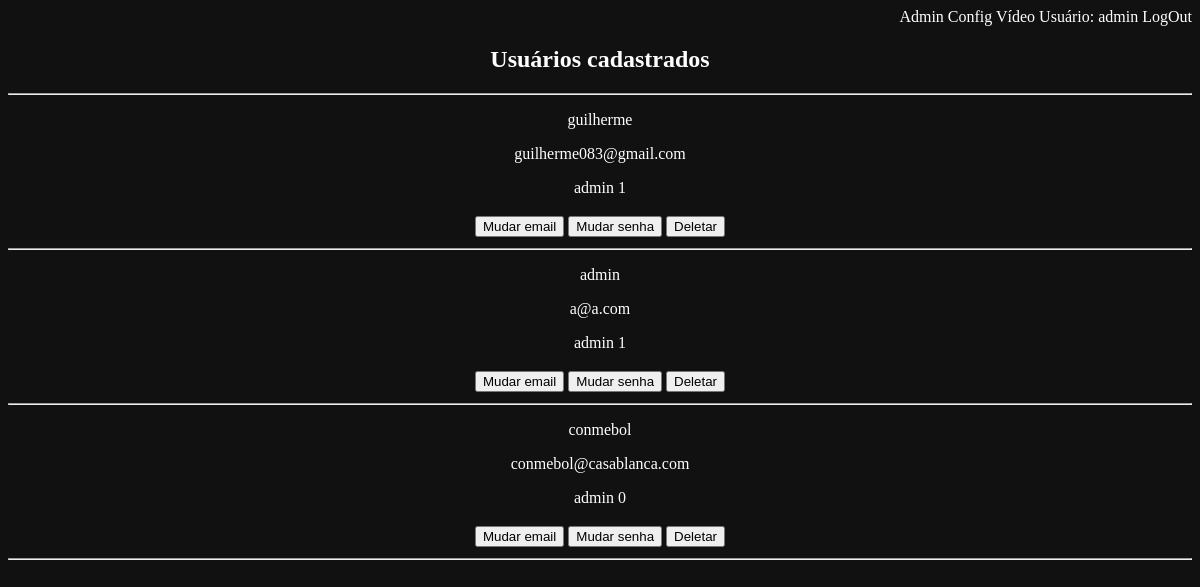
The app's page /admin/retrieve/user (signed in), older data.
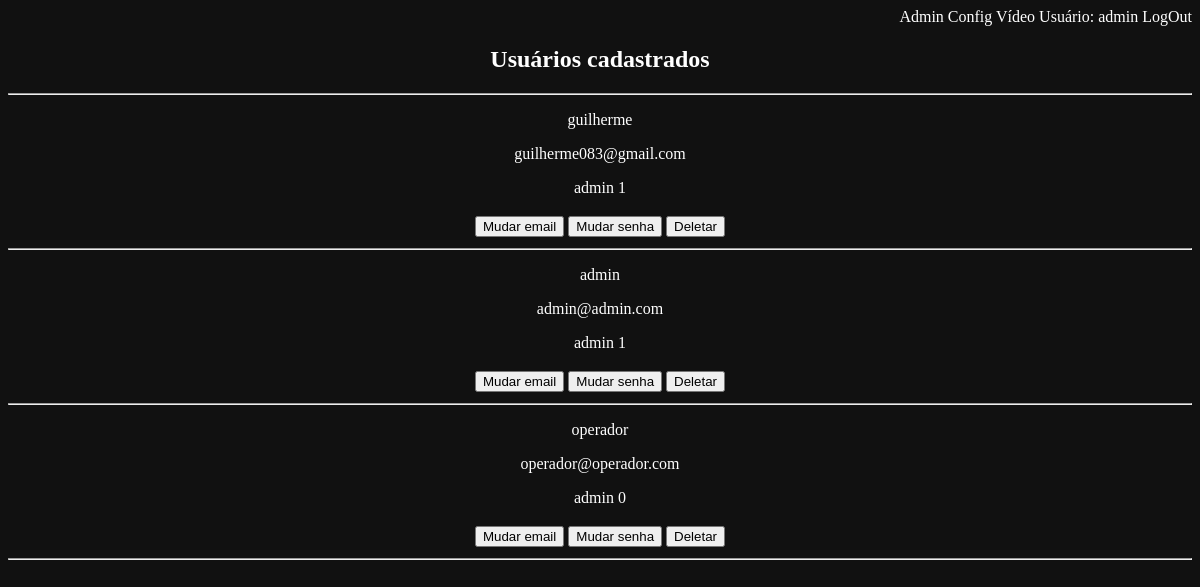
The same page, newer data.
### models.py (models this page shows, shortened)
class UserModel(UserMixin, db.Model):
    __tablename__ = "user"
    id = db.Column(db.Integer, primary_key=True)
    username = db.Column(db.Text(), unique=True)
    email = db.Column(db.Text(), unique=True)
    password = db.Column(db.Text())
    isadmin = db.Column(db.Integer)

### blueprints/admin/admin_bp.py (the view)
@admin_bp.route('/admin/retrieve/user', methods=['GET', 'POST'])
@login_required
def retrieve_user():
    if not current_user.isadmin:
        return current_app.login_manager.unauthorized()
    crud = Crud()
    return render_template('admin/retrieve_user.html', data=crud.retrieve_all(UserModel))

### app.py (called while the page is built)
@app.after_request
def add_header(response):
    response.headers['X-UA-Compatible'] = 'IE=Edge,chrome=1'
    response.headers['Cache-Control'] = 'no-cache, no-store, must-revalidate'
    response.headers['Pragma'] = 'no-cache'
    response.headers['Expires'] = '0'
    return response

### blueprints/login/login_bp.py (called while the page is built)
@login_manager.user_loader
def load_user(user_id):
    return UserModel.query.get(user_id)

### crud.py (called while the page is built)
    def retrieve_all(self, ClassModel):
        try:
            query = ClassModel.query.all()
        except:
            flash("Erro na busca")
        return query

### blueprints/admin/templates/admin/retrieve_user.html (shortened to what this page needs)
{% extends "template.html" %}
{% block content %}
<p>
<h2>Usuários cadastrados</h2>
</p>
<div id="">
  <hr>
  {% for user in data %}
  <p>{{user.username}}</p>
  <p>{{user.email}}</p>
  <p>admin {{user.isadmin}}</p>
  <table class="centerTable">
    <tr>
      <td>
        <form action="{{ url_for('admin_bp.update_email') }}" method="GET">
          <input type="submit" value="Mudar email">
        </form>
      </td>
      <td>
        <form action="{{ url_for('admin_bp.update_password') }}" method="GET">
          <input type="submit" value="Mudar senha">
        </form>
      </td>
      <td>
        <form action="{{ url_for('admin_bp.delete_user') }}" method="GET">
          <input type="submit" value="Deletar">
        </form>
      </td>
    </tr>
  </table>
  <hr>
  {% endfor %}
</div>
{% endblock %}

### templates/template.html (shortened to what this page needs)
<!DOCTYPE html>
<html lang="pt-br" dir="ltr">
<head>
  <link rel="stylesheet" type="text/css" href="{{ url_for('static', filename='css/template.css') }}">
</head>
<body>
  <div class="menu">
    {% if current_user.is_authenticated and current_user.isadmin %}
      <a href="{{ url_for('admin_bp.admin') }}" id="admin">Admin</a>
      <a href="{{ url_for('config') }}">Config</a>
    {% endif %}
    {% if current_user.is_authenticated %}
      <a href="{{ url_for('video') }}">Vídeo</a>
      Usuário: {{ current_user.username }}
      <a href="{{ url_for('login_bp.logout') }}">LogOut</a>
    {% endif %}
  </div>
  <div class="content">
    {% block content %}
    {% endblock %}
  </div>
</body>
</html>

Row changes from the older to the newer data that the page shows:
changed UserModel "admin": email "a@a.com" → "admin@admin.com"
changed UserModel: username "conmebol" → "operador"; email "conmebol@casablanca.com" → "operador@operador.com"
